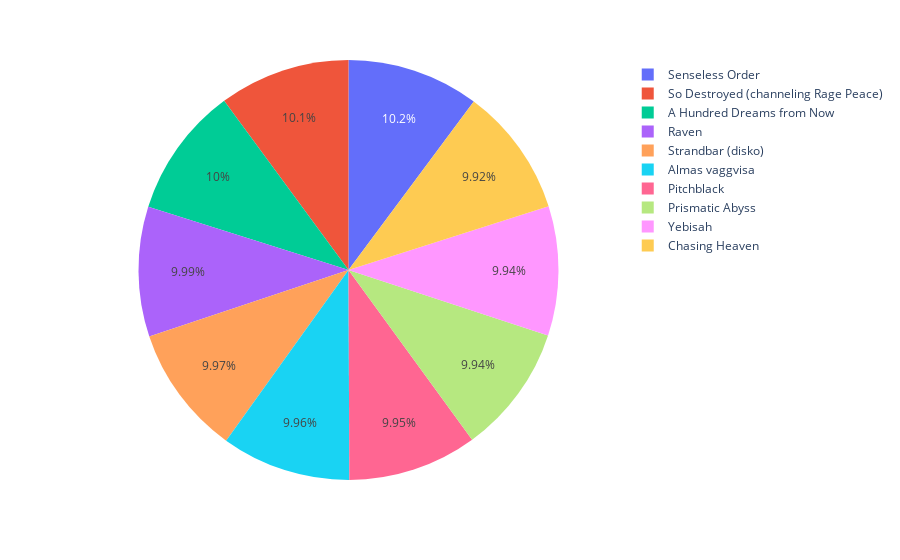

This figure's notebook cell:
### Code cell
import plotly.express as px
fig = px.pie(top_10_Instrumental_Tracks, values='instrumentalness', names='song_title')
fig.show()

### Figure 1 — Plotly figure (JSON) as saved in the notebook; plotly's stock layout.template omitted (floating-point values rounded to 4 significant figures)
{"data": [{"domain": {"x": [0, 1], "y": [0, 1]}, "hovertemplate": "song_title=%{label}<br>instrumentalness=%{value}<extra></extra>", "labels": ["Senseless Order", "So Destroyed (channeling Rage Peace)", "A Hundred Dreams from Now", "Raven", "Strandbar (disko)", "Almas vaggvisa", "Pitchblack", "Prismatic Abyss", "Yebisah", "Chasing Heaven"], "legendgroup": "", "name": "", "showlegend": true, "type": "pie", "values": [0.976, 0.968, 0.964, 0.958, 0.957, 0.956, 0.955, 0.954, 0.954, 0.952]}], "layout": {"legend": {"tracegroupgap": 0}, "margin": {"t": 60}}}
